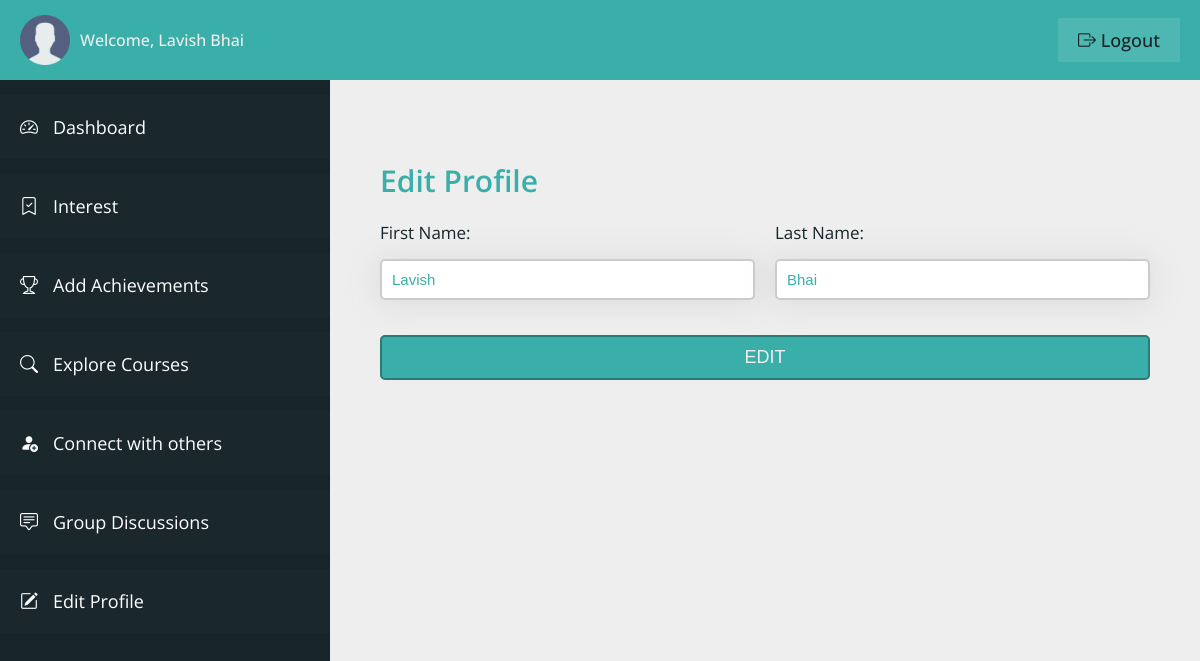
Page /student/profile.php (signed in) on the committed database.
### tables this page shows
CREATE TABLE `user_table` (
  `user_id` int(11) NOT NULL,
  `user_firstname` varchar(100) NOT NULL,
  `user_lastname` varchar(100) NOT NULL,
  `user_type` varchar(20) NOT NULL,
  `user_email` varchar(100) NOT NULL,
  `user_phone` varchar(10) NOT NULL,
  `user_password` varchar(100) NOT NULL,
  `user_createdon` datetime NOT NULL DEFAULT current_timestamp()
);

### student/profile.php (the view, shortened to what this page needs)
<?php
include "connection.php";
?>
<!DOCTYPE html>
<html lang="en">
<head>
    <link rel="stylesheet" href="css/style-dashboard.css">
    <link rel="stylesheet" href="https://cdn.jsdelivr.net/npm/bootstrap-icons@1.11.0/font/bootstrap-icons.css">
</head>
<body>
    <div class="container">
        <header class="header">
            <div class="header__left">
                <img src="img/user.png" class="user__header-user" alt="user">
                <span class="header__user-name">Welcome,
                    <?php
                    $q = "SELECT * FROM user_table WHERE user_id = '" . $_SESSION['userIdVce'] . "'";
                    $r = mysqli_query($con, $q);
                    if (mysqli_num_rows($r) > 0) {
                        $row = mysqli_fetch_array($r);
                        echo $row['user_firstname'] . ' ' . $row['user_lastname'];
                    }
                    ?>
                </span>
            </div>
            <div class="header__right">
                <a href="logout.php" class="header__user-logout"><i class="bi bi-box-arrow-right"></i> logout</a>
            </div>
        </header>
        <section class="sidebar">
            <ul class="sidebar__items">
                <a href="dashboard.php" class="sidebar__item-link">
                    <li class="sidebar__item">
                        <i class="bi bi-speedometer2"></i>
                        <span>Dashboard</span>
                    </li>
                </a>
                <a href="user-interest.php" class="sidebar__item-link">
                    <li class="sidebar__item">
                        <i class="bi bi-bookmark-check"></i>
                        <span>Interest</span>
                    </li>
                </a>
                <a href="user-achievements.php" class="sidebar__item-link">
                    <li class="sidebar__item">
                        <i class="bi bi-trophy"></i>
                        <span>Add Achievements</span>
                    </li>
                </a>
                <a href="explore-courses.php" class="sidebar__item-link">
                    <li class="sidebar__item">
                        <i class="bi bi-search"></i>
                        <span>Explore Courses</span>
                    </li>
                </a>
                <a href="connect.php" class="sidebar__item-link">
                    <li class="sidebar__item">
                        <i class="bi bi-person-fill-add"></i>
                        <span>Connect with others</span>
                    </li>
                </a>
                <a href="group-discussions.php" class="sidebar__item-link">
                    <li class="sidebar__item">
                        <i class="bi bi-chat-square-text"></i>
                        <span>Group Discussions</span>
                    </li>
                </a>
                <a href="profile.php" class="sidebar__item-link">
                    <li class="sidebar__item">
                        <i class="bi bi-pencil-square"></i>
                        <span>Edit Profile</span>
                    </li>
                </a>
            </ul>
        </section>
        <main class="main__content">
            <div class="login-container-2">
                <?php
                $q1 = "SELECT * FROM user_table WHERE user_id = '" . $_SESSION['userIdVce'] . "'";
                $r1 = mysqli_query($con, $q1);
                if (mysqli_num_rows($r1) > 0) {
                    $row1 = mysqli_fetch_array($r1); ?>
                    <form action="<?php echo htmlspecialchars($_SERVER['PHP_SELF']) ?>" method="post" class="login__form">
                        <h3 class="heading-3">Edit Profile</h3>
                        <div class="input">
                            <label class="label__text">First Name:</label>
                            <input type="text" class="input__box" value="<?php echo $row1['user_firstname']; ?>" name="f_name" required>
                        </div>
                        <div class="input">
                            <label class="label__text">Last Name:</label>
                            <input type="text" class="input__box" value="<?php echo $row1['user_lastname']; ?>" name="l_name" required>
                        </div>
                        <div class="input input__btn">
                            <input type="submit" value="Edit" class="btn" name="edit_profile">
                        </div>
                    </form>
                <?php
                }
                ?>
            </div>
        </main>
    </div>
</body>
</html>

### student/css/style-dashboard.css (style rules this page uses)
:root { --color-primary: #3aafa9; --color-primary-dark: #2b7a78; --color-primary-light: #def2f1; --color-secondary: #17252a; --color-secondary-dark: #101a1d; --color-secondary-light: #377084; --color-grey-light-1: #999; --color-grey-light-2: #ccc; --color-grey-light-3: #eee; --color-grey-dark-1: #242424; --color-grey-dark-2: #333; --color-grey-dark-3: #474747; --color-white: #fff; --font-default: "Open Sans", sans-serif; }
*, *::before, *::after { margin: 0; padding: 0; box-sizing: inherit; }
html { font-size: 62.5%; box-sizing: border-box; }
body { color: var(--color-grey-dark-2); font-family: var(--font-default); }
.container { height: 100vh; display: grid; grid-template-columns: 33rem 1fr; grid-template-rows: 8rem calc(100vh - 8rem); }
.header { grid-column: 1 / -1; background-color: var(--color-primary); display: flex; align-items: center; justify-content: space-between; padding: 0 2rem; }
.header__left { display: flex; align-items: center; gap: 1rem; }
.user__header-user { width: 5rem; }
.header__user-name { font-size: 1.6rem; color: var(--color-grey-light-3); font-weight: 500; }
.header__user-logout:link, .header__user-logout:visited { font-size: 1.8rem; color: var(--color-secondary); background-color: rgba(255, 255, 255, 0.1); text-decoration: none; text-transform: capitalize; font-weight: 500; padding: 1rem 2rem; transition: all 0.2s; }
.sidebar { background-color: var(--color-secondary); overflow-y: scroll; padding-top: 1.5rem; scroll-behavior: smooth; }
.sidebar__item { padding: 2rem; background-color: rgba(255, 255, 255, 0.01); margin-bottom: 1.5rem; display: flex; gap: 1.5rem; transition: all 0.2s; }
.sidebar__item-link:link, .sidebar__item-link:visited { color: var(--color-white); text-decoration: none; font-size: 1.8rem; }
.main__content { background-color: var(--color-grey-light-3); padding: 8rem 5rem; overflow-y: scroll; scroll-behavior: smooth; }
.login__form { display: grid; grid-template-columns: repeat(2, 1fr); grid-column-gap: 2rem; }
.heading-3 { font-size: 3rem; font-weight: 600; color: var(--color-primary); margin-bottom: 2rem; grid-column: 1 / -1; }
.input__btn { grid-column: 1 / -1; }
.input { display: flex; flex-direction: column; gap: 1.5rem; }
.label__text { font-size: 1.7rem; font-weight: 400; color: var(--color-secondary); }
.input__box { padding: 1rem; border: 2px solid var(--color-grey-light-2); border-radius: 5px; background-color: var(--color-white); color: var(--color-primary); box-shadow: 0px 0.2rem 3rem 0.2rem rgba(156, 156, 156, 0.2); font-size: 1.5rem; margin-bottom: 2rem; }
.btn { padding: 1rem; font-size: 1.8rem; text-transform: uppercase; font-weight: 500; margin-top: 1.5rem; background-color: var(--color-primary); border: 2px solid var(--color-primary-dark); color: var(--color-grey-light-3); border-radius: 5px; cursor: pointer; }

### rows in the picture
user_table: user_firstname "Lavish", user_lastname "Bhai", f_name "Lavish", l_name "Bhai"
